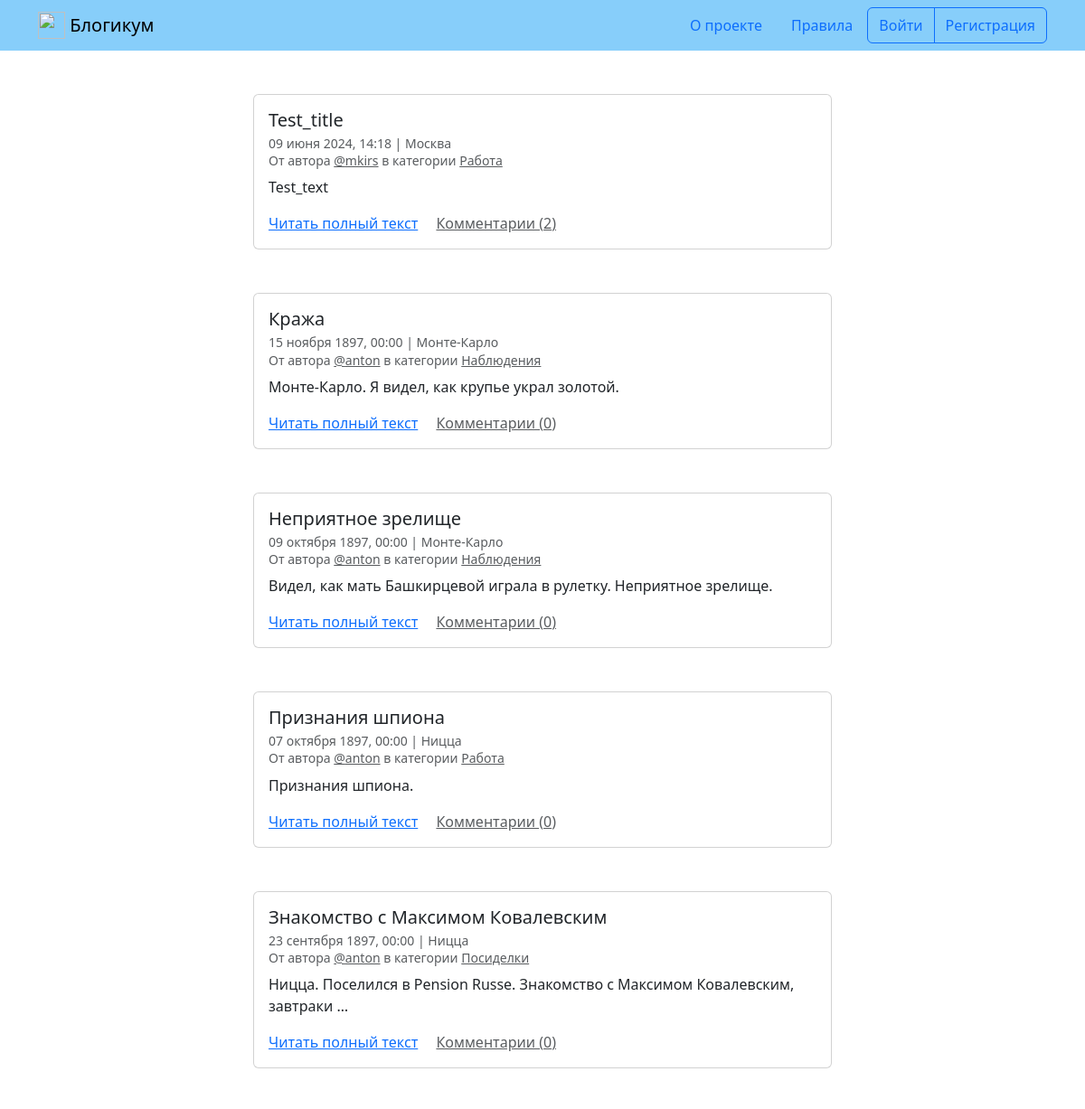
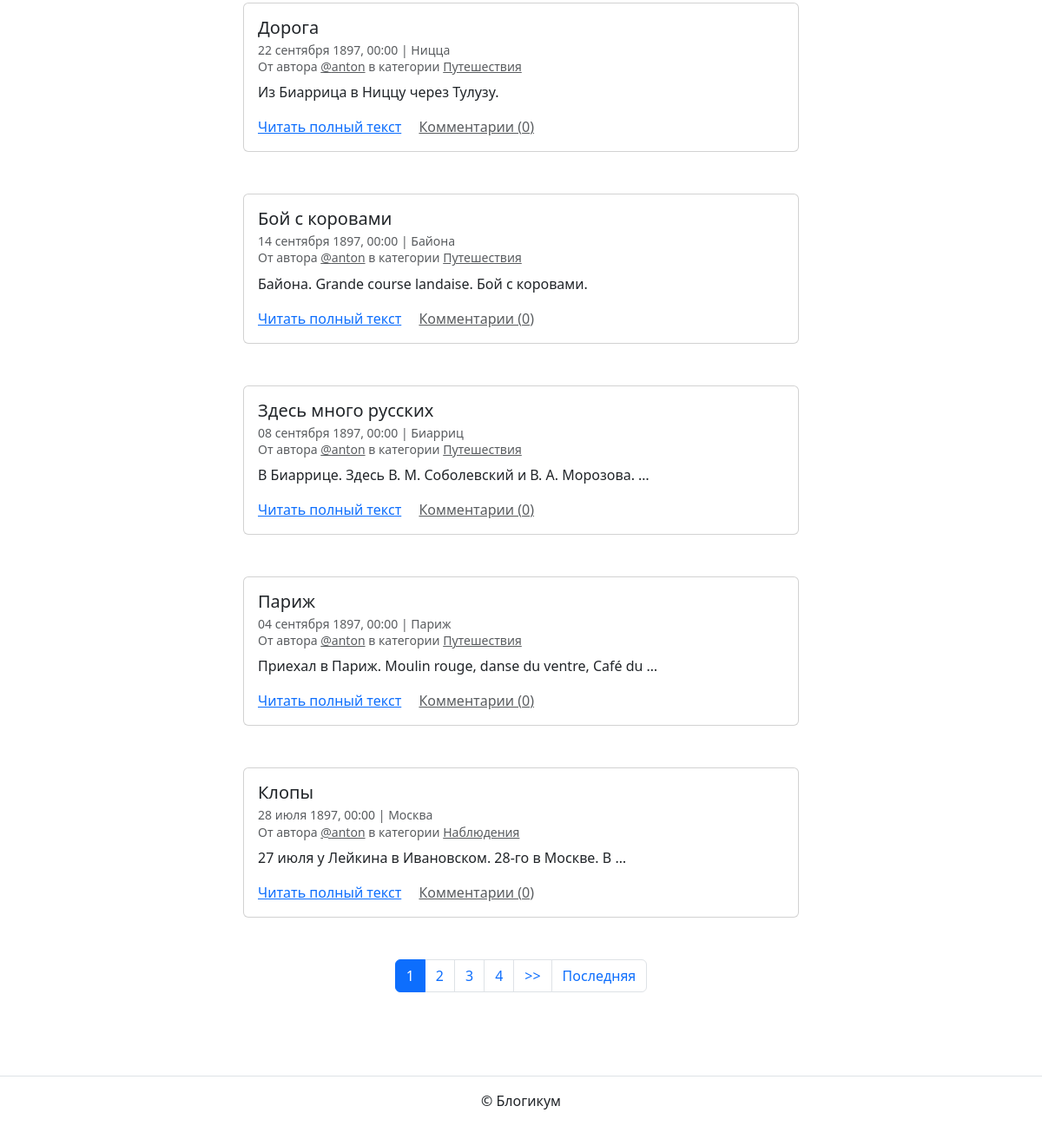
The page / on the database its author committed (2 pictures, top to bottom).
### blog/models.py (models this page shows, shortened)
class BaseModel(models.Model):
    is_published = models.BooleanField(
        default=True,
        verbose_name='Опубликовано',
        help_text='Снимите галочку, чтобы скрыть публикацию.'
    )
    created_at = models.DateTimeField(
        auto_now_add=True,
        verbose_name='Добавлено'
    )
    class Meta:
        abstract = True

class Post(BaseModel):
    title = models.CharField(
        max_length=settings.MAX_LENGTH,
        verbose_name='Заголовок'
    )
    text = models.TextField(verbose_name='Текст')
    pub_date = models.DateTimeField(
        verbose_name='Дата и время публикации',
        help_text=(
            'Если установить дату и время в будущем '
            '— можно делать отложенные публикации.'
        )
    )
    image = models.ImageField('Фото', upload_to='posts_images', blank=True)
    author = models.ForeignKey(
        User,
        on_delete=models.CASCADE,
        verbose_name='Автор публикации',
        related_name='posts'
    )
    location = models.ForeignKey(
        Location,
        on_delete=models.SET_NULL,
        null=True,
        verbose_name='Местоположение'
    )
    category = models.ForeignKey(
        Category,
        on_delete=models.SET_NULL,
        null=True,
        verbose_name='Категория',
        related_name='posts'
    )
    objects = PostQuerySet.as_manager()
    published = PublishedPostManager()
    class Meta:
        verbose_name = 'публикация'
        verbose_name_plural = 'Публикации'
        ordering = ['-pub_date']

class Location(BaseModel):
    name = models.CharField(
        max_length=settings.MAX_LENGTH,
        verbose_name='Название места'
    )
    class Meta:
        verbose_name = 'местоположение'
        verbose_name_plural = 'Местоположения'

class Category(BaseModel):
    title = models.CharField(
        max_length=settings.MAX_LENGTH,
        verbose_name='Заголовок'
    )
    description = models.TextField(verbose_name='Описание')
    slug = models.SlugField(
        unique=True,
        verbose_name='Идентификатор',
        help_text=(
            'Идентификатор страницы для URL; '
            'разрешены символы латиницы, цифры, дефис и подчёркивание.'
        )
    )
    class Meta:
        verbose_name = 'категория'
        verbose_name_plural = 'Категории'

### blog/views.py (the view)
# urls.py: path('', views.HomepageListView.as_view(), name='index'),
class HomepageListView(PaginateMixin, ListView):
    template_name = 'blog/index.html'
    queryset = Post.published.all()

### templates/blog/index.html (shortened to what this page needs)
{% extends "base.html" %}
{% block content %}
  {% for post in page_obj %}
    <article class="mb-5">
      {% include "includes/post_card.html" %}
    </article>
  {% endfor %}
  {% include "includes/paginator.html" %}
{% endblock %}

### templates/includes/post_card.html (shortened to what this page needs)
<div class="col d-flex justify-content-center">
  <div class="card" style="width: 40rem;">
    <div class="card-body">
      <h5 class="card-title">{{ post.title }}</h5>
      <h6 class="card-subtitle mb-2 text-muted">
        <small>
          {{ post.pub_date|date:"d E Y, H:i" }} | {% if post.location and post.location.is_published %}{{ post.location.name }}{% else %}Планета Земля{% endif %}<br>
          От автора <a class="text-muted" href="{% url 'blog:profile' post.author.username %}">@{{ post.author.username }}</a> в
          категории {% include "includes/category_link.html" %}
        </small>
      </h6>
      <p class="card-text">{{ post.text|truncatewords:10 }}</p>
      <a href="{% url 'blog:post_detail' post.id %}" class="card-link">Читать полный текст</a>
      <a href="{% url 'blog:post_detail' post.id %}" class="card-link text-muted">Комментарии ({{ post.comment_count }})</a>
    </div>
  </div>
</div>

### templates/includes/category_link.html
<a class="text-muted" href="{% url 'blog:category_posts' post.category.slug %}">
  {{ post.category.title }}
</a>

### rows shown on the page
Post: title "Test_title", pub_date "09 июня 2024, 14:18", location.name "Москва", author.username "mkirs", category "Работа", text "Test_text", comment_count "2"
Post: title "Кража", pub_date "15 ноября 1897, 00:00", location.name "Монте-Карло", author.username "anton", category "Наблюдения", text "Монте-Карло. Я видел, как крупье украл золотой.", comment_count "0"
Post: title "Неприятное зрелище", pub_date "09 октября 1897, 00:00", location.name "Монте-Карло", author.username "anton", category "Наблюдения", text "Видел, как мать Башкирцевой играла в рулетку. Неприятное зрелище.", comment_count "0"
Post: title "Признания шпиона", pub_date "07 октября 1897, 00:00", location.name "Ницца", author.username "anton", category "Работа", text "Признания шпиона.", comment_count "0"
Post: title "Знакомство с Максимом Ковалевским", pub_date "23 сентября 1897, 00:00", location.name "Ницца", author.username "anton", category "Посиделки", text "Ницца. Поселился в Pension Russe. Знакомство с Максимом Ковалевским, завтраки …", comment_count "0"
Post: title "Дорога", pub_date "22 сентября 1897, 00:00", location.name "Ницца", author.username "anton", category "Путешествия", text "Из Биаррица в Ниццу через Тулузу.", comment_count "0"
Post: title "Бой с коровами", pub_date "14 сентября 1897, 00:00", location.name "Байона", author.username "anton", category "Путешествия", text "Байона. Grande course landaise. Бой с коровами.", comment_count "0"
Post: title "Здесь много русских", pub_date "08 сентября 1897, 00:00", location.name "Биарриц", author.username "anton", category "Путешествия", text "В Биаррице. Здесь В. М. Соболевский и В. А. Морозова. …", comment_count "0"
Post: title "Париж", pub_date "04 сентября 1897, 00:00", location.name "Париж", author.username "anton", category "Путешествия", text "Приехал в Париж. Moulin rouge, danse du ventre, Café du …", comment_count "0"
Post: title "Клопы", pub_date "28 июля 1897, 00:00", location.name "Москва", author.username "anton", category "Наблюдения", text "27 июля у Лейкина в Ивановском. 28-го в Москве. В …", comment_count "0"

### other values the page prints
{{ i }} "1"
{{ i }} "2" "3" "4"
